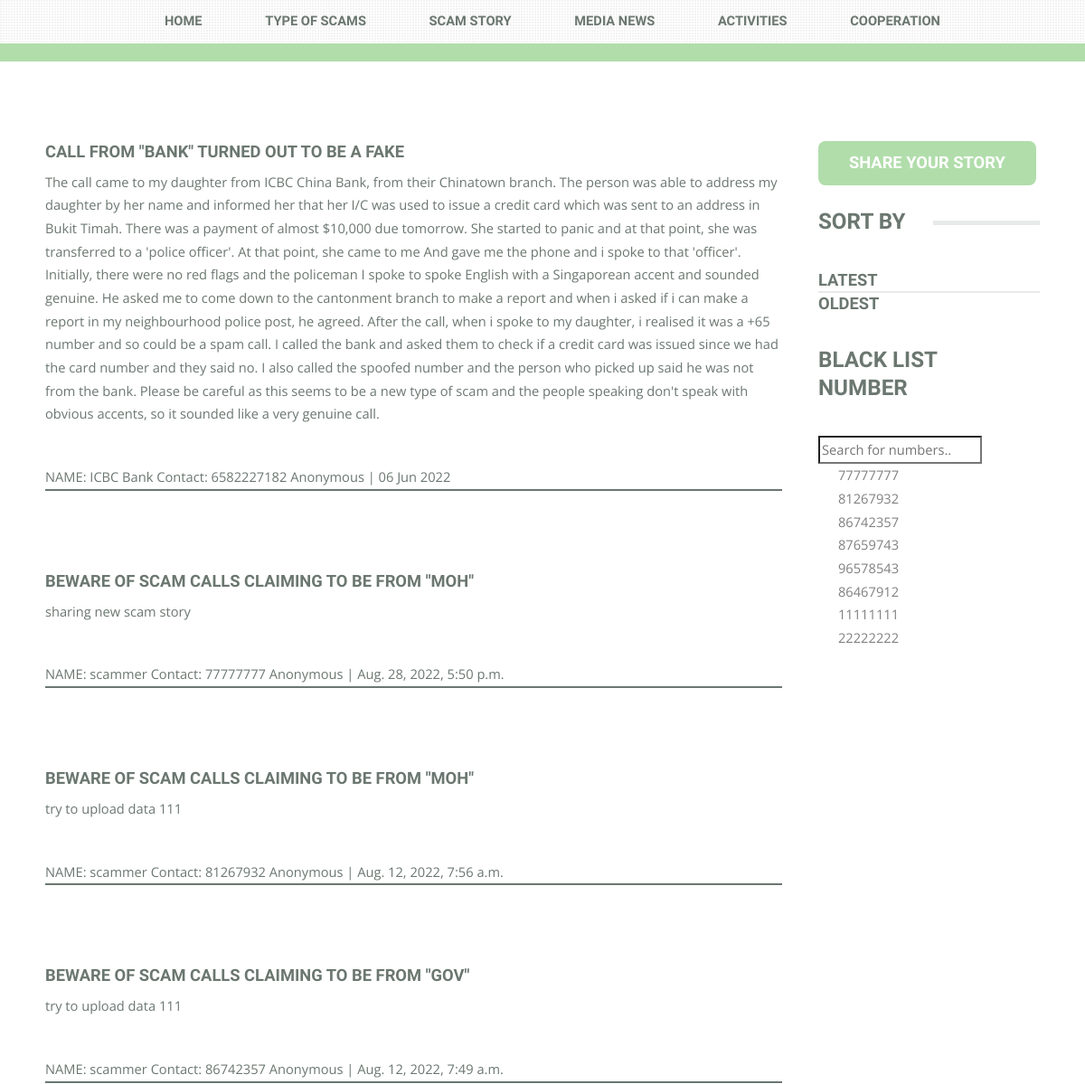
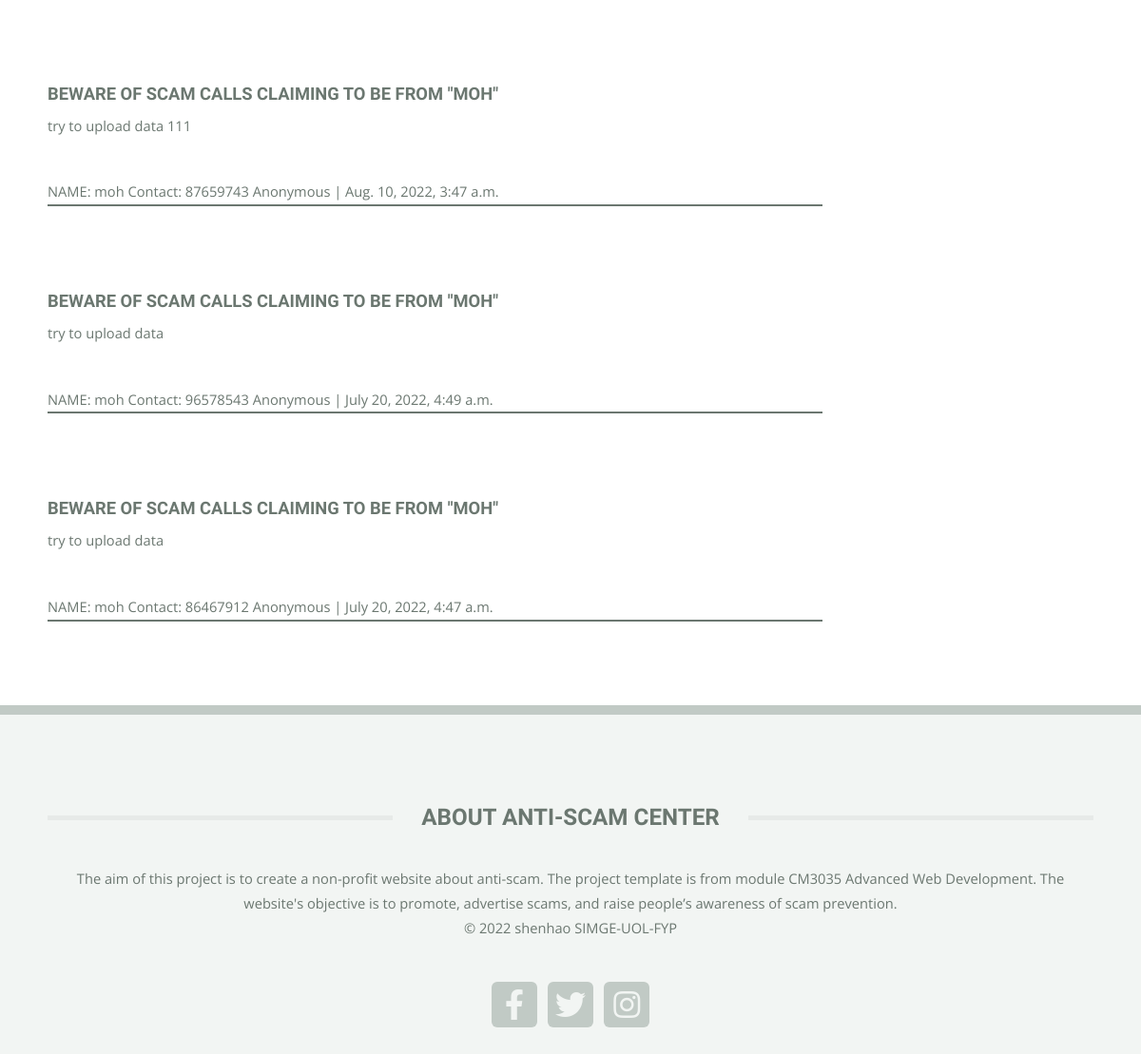
Screenshot of /stories/ with the database file from the repository (2 pictures, top to bottom).
### antiScam/models.py (models this page shows, shortened)
class Stories(models.Model):
    authorFname = models.CharField(max_length=256,null=False, blank=True)
    authorLname = models.CharField(max_length=256,null=False, blank=True)
    authorEmail = models.CharField(max_length=256,null=False, blank=True)
    authorNumber = models.CharField(max_length=256,null=True, blank=True)
    scamTitle = models.CharField(max_length=256,null=True, blank=True)
    scamType = models.CharField(max_length=256,null=False, blank=True)
    nameOfScamer = models.CharField(max_length=256,null=True, blank=True)
    contentOfScamer = models.CharField(max_length=256,null=True, blank=True)
    emailOfScamer = models.CharField(max_length=256,null=True, blank=True)
    scamDetail = models.TextField(unique=False,blank=False)
    timestamp = models.DateTimeField(auto_now_add=True)

### antiScam/views.py (the view)
# urls.py: path('stories/', views.stories, name='stories'),
def stories(request):
 stories = Stories.objects.all().order_by("-id")
 return render(request, 'antiScam/stories.html',{'stories':stories})

### antiScam/templates/antiScam/stories.html (shortened to what this page needs)
<!DOCTYPE HTML>
{%load static%}
<html>
	<head>
		<link rel="stylesheet" href="{% static 'css/main.css' %}" />
	</head>
	<body class="is-preload">
		<div id="page-wrapper">
			{% include 'antiScam/element/nav.html' %}
				<section id="main">
					<div class="container">
						<div class="row">
							<div class="col-9 col-12-medium">
								<div class="content">
										<article class="box page-content" style="border-bottom: 2px solid #6b7770 ;">
											<section>
												<h3>CALL FROM "BANK" TURNED OUT TO BE A FAKE</h3>
												<p>
													The call came to my daughter from ICBC China Bank, from their Chinatown branch.
													The person was able to address my daughter by her name and informed her that
													her I/C was used to issue a credit card which was sent to an address in Bukit Timah.
													There was a payment of almost $10,000 due tomorrow. She started to panic and at that
													point, she was transferred to a 'police officer'. At that point, she came to me And
													gave me the phone and i spoke to that 'officer'. Initially, there were no red flags
													and the policeman I spoke to spoke English with a Singaporean accent and sounded
													genuine. He asked me to come down to the cantonment branch to make a report and
													when i asked if i can make a report in my neighbourhood police post, he agreed.
													After the call, when i spoke to my daughter, i realised it was a +65 number and
													so could be a spam call. I called the bank and asked them to check if a
													credit card was issued since we had the card number and they said no. I also
													called the spoofed number and the person who picked up said he was not from the bank.
													Please be careful as this seems to be a new type of scam and the people speaking don't speak with obvious
													accents, so it sounded like a very genuine call.
												</p>
												<p> NAME: ICBC Bank Contact: 6582227182 Anonymous | 06 Jun 2022</p>
											</section>
										</article>
										{% for s in stories %}
										<article class="box page-content" style="border-bottom: 2px solid #6b7770 ;">
											<section>
												<h3>{{s.scamTitle}}</h3>
												<p>
													{{s.scamDetail}}
												</p>
												<p> NAME: {{s.nameOfScamer }} Contact:  {{s.contentOfScamer }} Anonymous | {{s.timestamp }} </p>
											</section>
										</article>
										{% endfor %}
								</div>
							</div>
							<div class="col-3 col-12-medium">
								<div class="sidebar">
									<a href="/addStory" class="button">share your story</a>
									<section style="padding-top: 20px; margin-bottom: 30px;">
										<h2 class="major"><span>sort by</span></h2>
										<ul class="divided">
											<li style="margin: 0; padding:0">
												<article class="box post-summary">
													<h4><a href="#">Latest</a></h4>
												</article>
											</li>
											<li style="margin: 0; padding:0">
												<article class="box post-summary">
													<h4><a href="#">oldest</a></h4>
												</article>
											</li>
										</ul>
									</section>
									<section>
										<h2 class="major"><span>BLACK LIST NUMBER</span></h2>
										<input type="text" id="myInput" onkeyup="myFunction()" placeholder="Search for numbers.." title="Type in a name">
										<ul id="myUL">
											{% for s in stories %}
											<li style="list-style: none"><a href="#" style="text-decoration: none; color: grey;">{{s.contentOfScamer }} </a></li>
										{% endfor %}
											<li style="list-style: none"><a href="#" style="text-decoration: none; color: grey;">11111111</a></li>
											<li style="list-style: none"><a href="#" style="text-decoration: none; color: grey;">22222222</a></li>
										  </ul>
									</section>
								</div>
							</div>
						</div>
					</div>
				</section>
				{% include 'antiScam/element/footer.html' %}
		</div>
	</body>
</html>

### rows the page displays
Stories: scamTitle "BEWARE OF SCAM CALLS CLAIMING TO BE FROM \"MOH\"", scamDetail "sharing new scam story", nameOfScamer "scammer", contentOfScamer "77777777", timestamp "Aug. 28, 2022, 5:50 p.m."
Stories: scamTitle "BEWARE OF SCAM CALLS CLAIMING TO BE FROM \"MOH\"", scamDetail "try to upload data 111", nameOfScamer "scammer", contentOfScamer "81267932", timestamp "Aug. 12, 2022, 7:56 a.m."
Stories: scamTitle "BEWARE OF SCAM CALLS CLAIMING TO BE FROM \"GOV\"", scamDetail "try to upload data 111", nameOfScamer "scammer", contentOfScamer "86742357", timestamp "Aug. 12, 2022, 7:49 a.m."
Stories: scamTitle "BEWARE OF SCAM CALLS CLAIMING TO BE FROM \"MOH\"", scamDetail "try to upload data 111", nameOfScamer "moh", contentOfScamer "87659743", timestamp "Aug. 10, 2022, 3:47 a.m."
Stories: scamTitle "BEWARE OF SCAM CALLS CLAIMING TO BE FROM \"MOH\"", scamDetail "try to upload data", nameOfScamer "moh", contentOfScamer "96578543", timestamp "July 20, 2022, 4:49 a.m."
Stories: scamTitle "BEWARE OF SCAM CALLS CLAIMING TO BE FROM \"MOH\"", scamDetail "try to upload data", nameOfScamer "moh", contentOfScamer "86467912", timestamp "July 20, 2022, 4:47 a.m."
